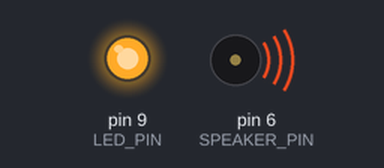
Bench run of a sketch on a simulated Arduino Uno, built with avr-gcc and run on an emulated ATmega328P. Shown: output pins drawn as LEDs (lit = HIGH), buzzer (waves = sounding).

Above: at 0.05 s.
At 6.4 s:
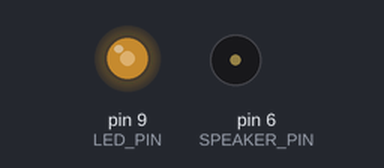
Timing chart, 0 to 7.4 s (numbered marks = the images above):
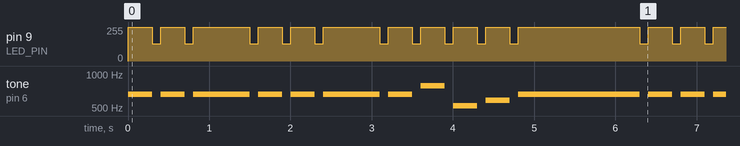

The sketch:

Class8JingleBells.ino
```cpp
// Let's send a sound to a speaker

// Notes of a middle scale, in Hertz
#define NOTE_C  523
#define NOTE_CS 554
#define NOTE_D  587
#define NOTE_DS 622
#define NOTE_E  659
#define NOTE_F  698
#define NOTE_FS 740
#define NOTE_G  784
#define NOTE_GS 831
#define NOTE_A  880
#define NOTE_AS 932
#define NOTE_B  988
#define NOTE_C2  1047


// This first section is where you "define" some values
#define SPEAKER_PIN 6    //Our speaker will be controlled by digital pin 6, which is a PWM pin (adjustable)
#define LED_PIN 9     //Our LED will be controlled by digital pin 9, which is a PWM pin (adjustable)

// The setup routine runs once when you press reset. It's where you tell the board how to configure itself, among other things.
void setup() {
  // initialize the pins as outputs. pinMode is a built-in command in the Arduino library
  pinMode(SPEAKER_PIN, OUTPUT);
  pinMode(LED_PIN, OUTPUT);

}

// the loop routine runs over and over again forever:
void loop() {

    analogWrite(LED_PIN, 255);     // Brighten tree
    tone(SPEAKER_PIN,NOTE_E);      // Play note
    delay(400-100);                // Pause, leaving room for space between notes
    analogWrite(LED_PIN,128);      // Dim tree
    noTone(SPEAKER_PIN);           // Stop note for space
    delay(100);

    analogWrite(LED_PIN, 255);     // Brighten tree
    tone(SPEAKER_PIN,NOTE_E);      // Play note
    delay(400-100);                // Pause, leaving room for space between notes
    analogWrite(LED_PIN,128);      // Dim tree
    noTone(SPEAKER_PIN);           // Stop note for space
    delay(100);

    analogWrite(LED_PIN, 255);     // Brighten tree
    tone(SPEAKER_PIN,NOTE_E);      // Play note
    delay(800-100);                // Pause, leaving room for space between notes
    analogWrite(LED_PIN,128);      // Dim tree
    noTone(SPEAKER_PIN);           // Stop note for space
    delay(100);

    analogWrite(LED_PIN, 255);     // Brighten tree
    tone(SPEAKER_PIN,NOTE_E);      // Play note
    delay(400-100);                // Pause, leaving room for space between notes
    analogWrite(LED_PIN,128);      // Dim tree
    noTone(SPEAKER_PIN);           // Stop note for space
    delay(100);

    analogWrite(LED_PIN, 255);     // Brighten tree
    tone(SPEAKER_PIN,NOTE_E);      // Play note
    delay(400-100);                // Pause, leaving room for space between notes
    analogWrite(LED_PIN,128);      // Dim tree
    noTone(SPEAKER_PIN);           // Stop note for space
    delay(100);

    analogWrite(LED_PIN, 255);     // Brighten tree
    tone(SPEAKER_PIN,NOTE_E);      // Play note
    delay(800-100);                // Pause, leaving room for space between notes
    analogWrite(LED_PIN,128);      // Dim tree
    noTone(SPEAKER_PIN);           // Stop note for space
    delay(100);

    analogWrite(LED_PIN, 255);     // Brighten tree
    tone(SPEAKER_PIN,NOTE_E);      // Play note
    delay(400-100);                // Pause, leaving room for space between notes
    analogWrite(LED_PIN,128);      // Dim tree
    noTone(SPEAKER_PIN);           // Stop note for space
    delay(100);

    analogWrite(LED_PIN, 255);     // Brighten tree
    tone(SPEAKER_PIN,NOTE_G);      // Play note
    delay(400-100);                // Pause, leaving room for space between notes
    analogWrite(LED_PIN,128);      // Dim tree
    noTone(SPEAKER_PIN);           // Stop note for space
    delay(100);

    analogWrite(LED_PIN, 255);     // Brighten tree
    tone(SPEAKER_PIN,NOTE_C);      // Play note
    delay(400-100);                // Pause, leaving room for space between notes
    analogWrite(LED_PIN,128);      // Dim tree
    noTone(SPEAKER_PIN);           // Stop note for space
    delay(100);

    analogWrite(LED_PIN, 255);     // Brighten tree
    tone(SPEAKER_PIN,NOTE_D);      // Play note
    delay(400-100);                // Pause, leaving room for space between notes
    analogWrite(LED_PIN,128);      // Dim tree
    noTone(SPEAKER_PIN);           // Stop note for space
    delay(100);

    analogWrite(LED_PIN, 255);     // Brighten tree
    tone(SPEAKER_PIN,NOTE_E);      // Play note
    delay(1600-100);                // Pause, leaving room for space between notes
    analogWrite(LED_PIN,128);      // Dim tree
    noTone(SPEAKER_PIN);           // Stop note for space
    delay(100);

}
```

Measured:
- by itself, pin 9 (LED_PIN): moves between 128/255 and 255/255, repeating every 6.4 s
- by itself, tone on pin 6 (SPEAKER_PIN): plays 659 Hz for 0.30 s, 659 Hz for 0.30 s, 659 Hz for 0.70 s, 659 Hz for 0.30 s, 659 Hz for 0.30 s, 659 Hz for 0.70 s … (224 notes in this stretch)
